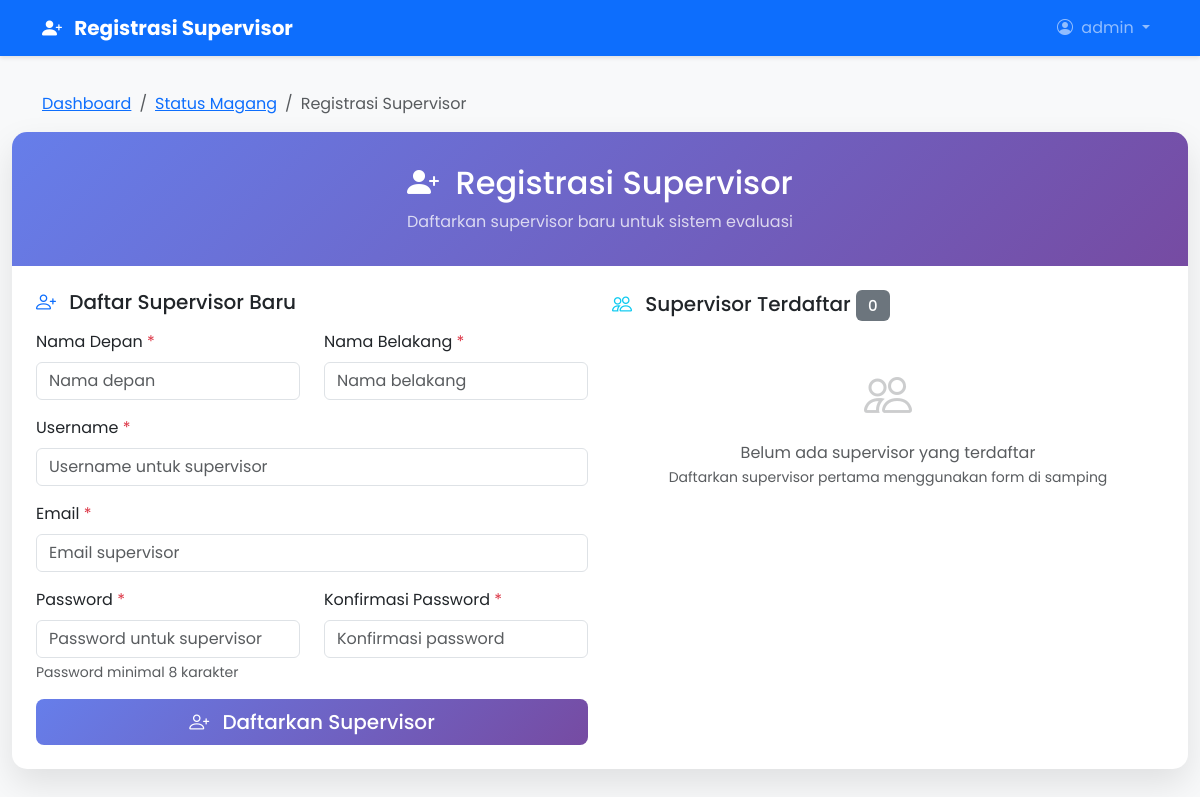
The page /register-supervisor/ (signed in) on the database as committed earlier.
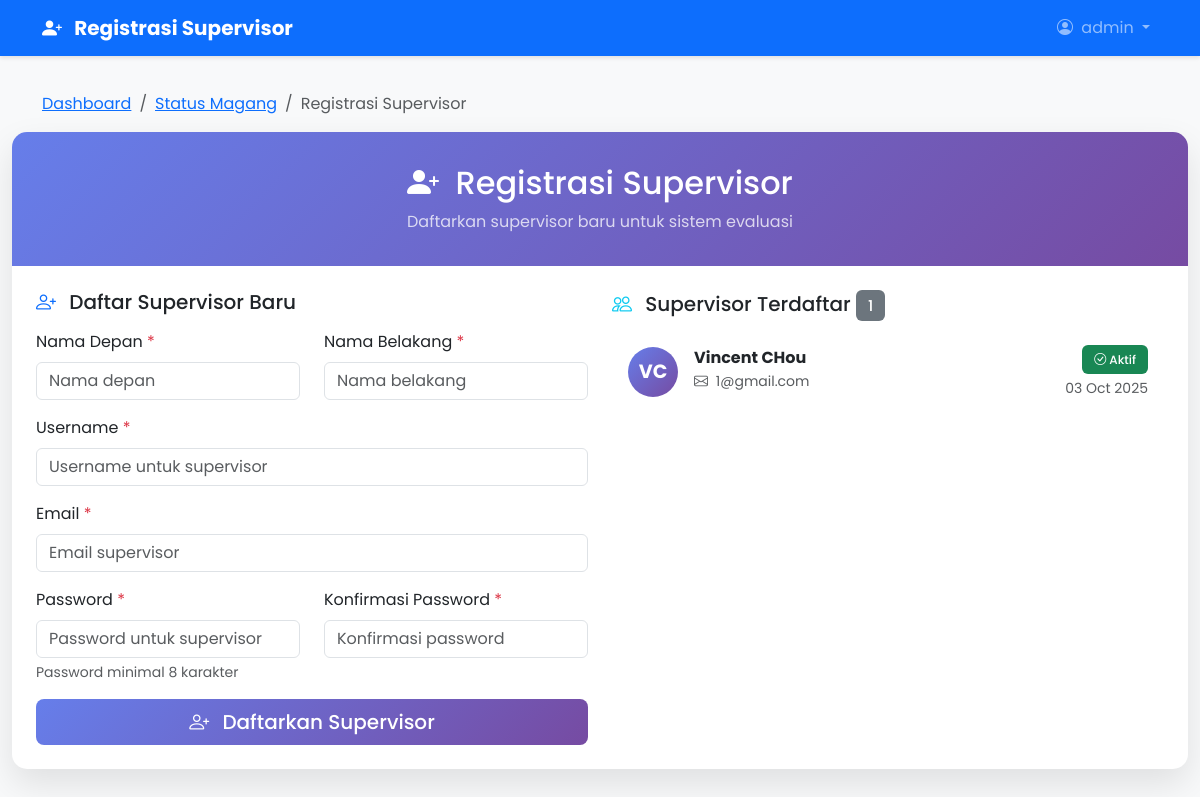
The same page on the database as committed later.
### accounts/models.py (models this page shows)
class User(AbstractUser):
    ROLE_CHOICES = (
        ('mahasiswa', 'Mahasiswa'),
        ('supervisor', 'Supervisor'),
        ('admin', 'Admin'),
    )
    role = models.CharField(max_length=20, choices=ROLE_CHOICES)
    @property
    def supervisor(self):
        """Get supervisor profile if user is a supervisor"""
        if self.role == 'supervisor':
            from jobs.models import Supervisor
            try:
                return self.supervisor_profile
            except:
                supervisor = Supervisor.objects.create(
                    user=self,
                    nama=self.get_full_name() or self.username,
                    email=self.email
                )
                return supervisor
        return None

### accounts/views.py (the view)
# urls.py: path('register-supervisor/', views.register_supervisor, name='register_supervisor'),
@login_required
@admin_required
def register_supervisor(request):
    if request.method == 'POST':
        form = SupervisorRegistrationForm(request.POST)
        if form.is_valid():
            try:
                supervisor = form.save()
                messages.success(request, f'Supervisor {supervisor.get_full_name()} berhasil didaftarkan.')
                return redirect('accounts:register_supervisor')
            except Exception as e:
                messages.error(request, f'Terjadi kesalahan: {str(e)}')
        else:
            messages.error(request, 'Mohon perbaiki kesalahan pada form.')
    else:
        form = SupervisorRegistrationForm()
    supervisors = User.objects.filter(role='supervisor').order_by('-date_joined')
    context = {
        'form': form,
        'supervisors': supervisors,
        'title': 'Registrasi Supervisor'
    }
    return render(request, 'accounts/register_supervisor.html', context)

### accounts/templates/accounts/register_supervisor.html (shortened to what the changed rows need)
{% extends 'coops/base.html' %}
{% load static %}
{% block content %}
                    <div class="form-container">
                        <div class="form-header">
                            <h2 class="mb-2">
                                <i class="bi bi-person-plus-fill me-2"></i>
                                {{ title }}
                            </h2>
                        </div>
                        <div class="p-4">
                            <div class="row">
                                <div class="col-md-6">
                                    <h5 class="mb-3">
                                        <i class="bi bi-people me-2 text-info"></i>
                                        Supervisor Terdaftar
                                        <span class="badge bg-secondary">{{ supervisors.count }}</span>
                                    </h5>
                                    {% if supervisors %}
                                        <div class="list-group" style="max-height: 400px; overflow-y: auto;">
                                            {% for supervisor in supervisors %}
                                                <div class="list-group-item supervisor-card border-0 mb-2 rounded">
                                                    <div class="d-flex align-items-center">
                                                        <div class="avatar-circle me-3">
                                                            {{ supervisor.first_name|slice:":1"|upper }}{{ supervisor.last_name|slice:":1"|upper }}
                                                        </div>
                                                        <div class="flex-grow-1">
                                                            <h6 class="mb-1 fw-bold">
                                                                {{ supervisor.get_full_name|default:supervisor.username }}
                                                            </h6>
                                                            <p class="mb-1 text-muted small">
                                                                <i class="bi bi-envelope me-1"></i>
                                                                {{ supervisor.email }}
                                                            </p>
                                                        </div>
                                                        <div class="text-end">
                                                            <span class="badge bg-success">
                                                                <i class="bi bi-check-circle"></i>
                                                                Aktif
                                                            </span>
                                                            <div class="small text-muted mt-1">
                                                                {{ supervisor.date_joined|date:"d M Y" }}
                                                            </div>
                                                        </div>
                                                    </div>
                                                </div>
                                            {% endfor %}
                                        </div>
                                    {% else %}
                                        <div class="text-center text-muted py-4">
                                            <i class="bi bi-people" style="font-size: 3rem; opacity: 0.3;"></i>
                                            <p class="mt-2 mb-0">Belum ada supervisor yang terdaftar</p>
                                            <small>Daftarkan supervisor pertama menggunakan form di samping</small>
                                        </div>
                                    {% endif %}
                                </div>
                            </div>
                        </div>
                    </div>
{% endblock %}

Rows that differ between the two databases and show on the page:
added User: first_name "V", last_name "C", get_full_name "Vincent CHou", email "1@gmail.com", date_joined "03 Oct 2025"
Other text that changed with them:
{{ supervisors.count }}: "0" → "1"
text no longer shown: "Belum ada supervisor yang terdaftar Daftarkan supervisor pertama menggunakan form di samping"
